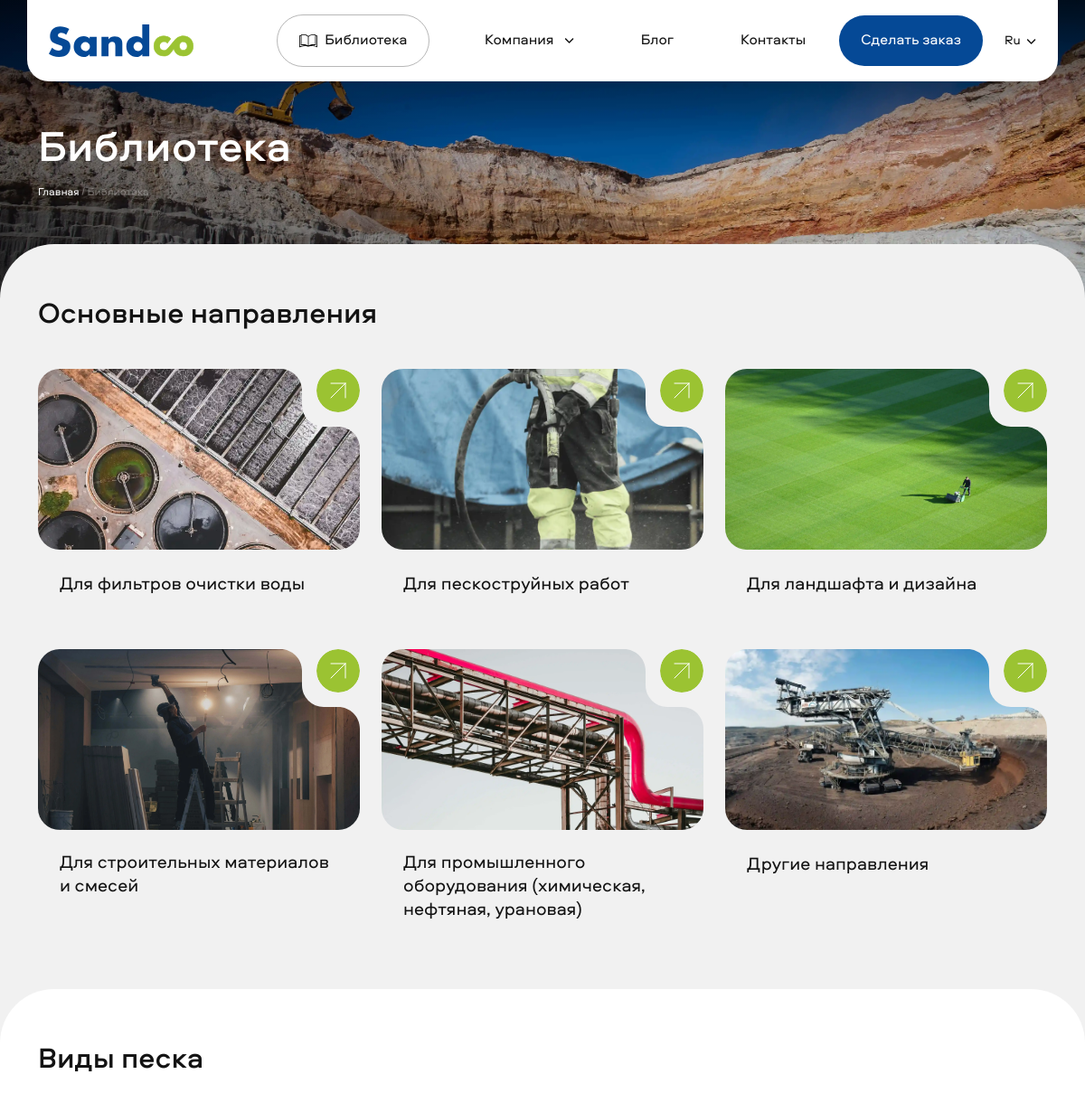
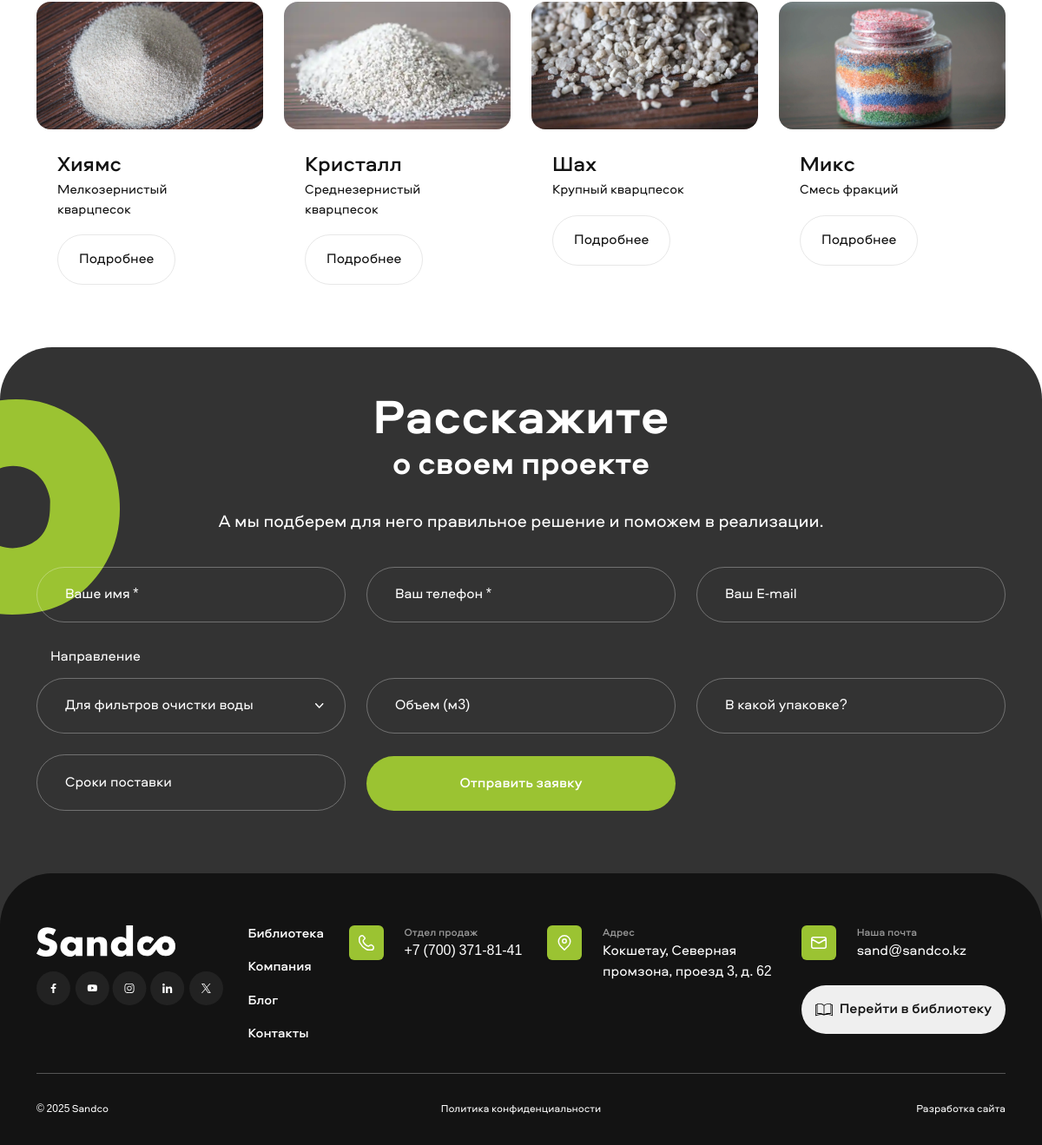
Page /ru/library/ on the committed database (2 pictures, top to bottom).
### catalog/models.py (models this page shows, shortened)
class Category(models.Model):
    class Meta:
        verbose_name = 'Вид'
        verbose_name_plural = 'Виды'
    title = models.CharField(max_length=255, blank=True, verbose_name='Заголовок')
    title_for_url = models.CharField(max_length=255, blank=True, verbose_name='Заголовок для Slug')
    image = models.FileField(upload_to='categories/', blank=True, verbose_name='Фотография')
    image_alt = models.CharField(max_length=255, blank=True, null=True, verbose_name='Фотография ALT')
    image_title = models.CharField(max_length=255, blank=True, null=True, verbose_name='Фотография TITLE')
    text = RichTextUploadingField(blank=True, verbose_name='Текст')
    keywords = models.TextField(blank=True, null=True, verbose_name='Keywords')
    description = models.TextField(blank=True, null=True, verbose_name='Description')
    order = models.IntegerField(max_length=255, blank=True, verbose_name='Порядковый номер', default=0)
    is_published = models.BooleanField(default=True, verbose_name='Опубликована')
    slug = models.SlugField(max_length=255, blank=True, verbose_name='Slug')

class Product(models.Model):
    class Meta:
        verbose_name = 'Продукт'
        verbose_name_plural = 'Продукты'
    category = models.ManyToManyField(Category, related_name='products', verbose_name='Направления')
    title = models.CharField(max_length=255, blank=True, verbose_name='Заголовок')
    title_for_url = models.CharField(max_length=255, blank=True, verbose_name='Заголовок для Slug')
    image = models.FileField(upload_to='products/', blank=True, verbose_name='Картинка')
    image_alt = models.CharField(max_length=255, blank=True, null=True, verbose_name='Картинка ALT')
    image_title = models.CharField(max_length=255, blank=True, null=True, verbose_name='Картинка TITLE')
    type = models.CharField(max_length=255, blank=True, verbose_name='Вид песка')
    fractions = RichTextUploadingField(blank=True, verbose_name='Фракции песка')
    text = RichTextUploadingField(blank=True, verbose_name='Текст')
    keywords = models.TextField(blank=True, null=True, verbose_name='Keywords')
    description = models.TextField(blank=True, null=True, verbose_name='Description')
    order = models.IntegerField(blank=True, default=0, verbose_name='Порядковый номер')
    is_published = models.BooleanField(default=True, verbose_name='Опубликован')
    slug = models.SlugField(max_length=255, blank=True, verbose_name='Slug')

### catalog/views.py (the view)
# urls.py: path("library/", LibraryView.as_view(), name="library"),
class LibraryView(View):
    def get(self, request: HttpRequest) -> HttpResponse:
        keywords = (
            "Фракционированный песок, кварцпесок, песок, песок в Казахстане, кварцпесок в Казахстане, производство "
            "песка, производство кварцпеска")
        description = "Крупнейшее производство фракционированного кварцевого песка в Казахстане"
        context = {
            'products': Product.objects.filter(is_published=True).order_by('order'),
            'keywords': keywords,
            'description': description,
        }
        return render(request, 'library.html', context=context)

### catalog/context_manager.py (called while the page is built)
def context_all(request: HttpRequest) -> HttpResponse:
    categories = Category.objects.filter(is_published=True).order_by('order')
    path_without_lang = request.path.split('/')[2:]
    path_without_lang = '/' + '/'.join(path_without_lang)
    context_all = {
        'categories': categories,
        'path_without_lang': path_without_lang,
    }
    return context_all

### templates/library.html (shortened to what this page needs)
{% extends 'base.html' %}
{% load static %}
{% load i18n %}
{% block content %}
    <main>
        <div class="container-fluid inner_header">
            <div class="container">
                <div class="row">
                    <div class="col">
                        <h1>{% trans 'library' %}</h1>
                        <ul>
                            <li><a href="{% url 'catalog:home' %}">{% trans 'home' %}</a> / </li>
                            <li>{% trans 'library' %}</li>
                        </ul>
                    </div>
                </div>
            </div>
            <picture>
                <img src="{% static 'img/slide.webp' %}" alt="{{ keywords }} - {{ description }}" title="{{ keywords }} - {{ description }}">
            </picture>
        </div>
        <div class="container-fluid inner_block_2">
            <div class="container">
                <div class="row">
                    <div class="col-12">
                        <h2>{% trans 'the_main_direction' %}</h2>
                    </div>
                    {% if categories %}
                        {% for category in categories %}
                            <div class="col-md-6 col-lg-4">
                                <div class="card_2">
                                    <a href="{% url 'catalog:library-details' slug=category.slug %}">
                                        <picture>
                                            <img src="{{ category.image.url }}" alt="{{ category.image_alt }}" title="{{ category.image_title }}">
                                        </picture>
                                    </a>
                                    <a href="{% url 'catalog:library-details' slug=category.slug %}" class="more">
                                        <picture>
                                            <img src="{% static 'img/more_2.svg' %}" alt="">
                                        </picture>
                                    </a>
                                    <div class="card_text">
                                        <a href="{% url 'catalog:library-details' slug=category.slug %}">{{ category.title }}</a>
                                    </div>
                                </div>
                            </div>
                        {% endfor %}
                    {% endif %}
                </div>
            </div>
        </div>
        <div class="container-fluid inner_block_3">
            <div class="container">
                <div class="row">
                    <div class="col-12">
                        <h2>{% trans 'types_of_sand' %}</h2>
                    </div>
                    {% if products %}
                        {% for product in products %}
                            <div class="col-md-6 col-lg-3">
                                <div class="product_card">
                                    <a href="{% url 'catalog:product-details' slug=product.slug %}">
                                        <div class="ratio ratio-16x9">
                                            <div>
                                                <picture>
                                                    <img src="{{ product.image.url }}" alt="{{ product.image_alt }}" title="{{ product.image_title }}">
                                                </picture>
                                            </div>
                                        </div>
                                    </a>
                                    <div>
                                        <a href="{% url 'catalog:product-details' slug=product.slug %}">{{ product.title }}</a>
                                        <p>{{ product.type }}</p>
                                        <button onclick="window.location.href = '{% url 'catalog:product-details' slug=product.slug %}';">{% trans 'more' %}</button>
                                    </div>
                                </div>
                            </div>
                        {% endfor %}
                    {% endif %}
                </div>
            </div>
        </div>
    </main>
{% endblock %}

### static/css/style.css (style rules this page uses)
body { font-family: 'Aeroport-Regular', sans-serif !important; }
select, button, a, input, textarea, img { outline: none !important; box-shadow: none !important; }
h1, h2, h3, h4, h5, h6, b, strong { font-family: 'Aeroport-Medium', sans-serif !important; }
a, button { text-decoration: none !important; transition: .3s all !important; }
img { max-width: 100% !important; border: 0 !important; width: auto !important; height: auto !important; }
.card_2 { position: relative; }
.card_2 picture { display: block; width: 100%; height: 200px; overflow: hidden; border-radius: 1.5rem; }
.card_2 picture img { object-fit: cover !important; width: 100% !important; height: 100% !important; transition: .3s all; }
.card_2 .more { position: absolute; top: 0; right: 0; padding: 0 0 1rem 1rem; border-radius: 0 0 0 1.5rem; background: white; }
.card_2 .more picture { width: auto; height: auto; }
.card_2 .more picture img { object-fit: contain !important; width: auto !important; height: auto; }
.card_2 .more::before { content: ''; width: 1.5rem; height: 1.5rem; background: url(../img/corner_reverse.svg) center no-repeat; position: absolute; top: 0; left: -1.5rem; }
.card_2 .more::after { content: ''; width: 1.5rem; height: 1.5rem; background: url(../img/corner_reverse.svg) center no-repeat; position: absolute; right: 0; bottom: -1.5rem; }
.card_2 .card_text { padding: 1.5rem; font-size: 20px; }
.card_2 .card_text a { color: #131313; display: inline-block; line-height: 130%; }
.inner_header { padding-top: calc(90px + 3rem); position: relative; color: white; }
.inner_header::after { content: ''; width: 100%; height: 3.75rem; position: absolute; left: 0; bottom: 0; background: #f1f1f1; z-index: 9; border-radius: 3.75rem 3.75rem 0 0; }
.inner_header h1 { font-size: 3rem; }
.inner_header ul { list-style: none; margin: 0 0 6.75rem 0; padding: 0; font-size: .75rem; color: rgba(255,255,255,.3); }
.inner_header ul li { display: inline-block; }
.inner_header ul a { color: white; }
.inner_header picture { position: absolute; width: 100%; height: 100%; top: 0; left: 0; z-index: -1; }
.inner_header picture::before { content: ''; width: 100%; height: 100%; position: absolute; top: 0; left: 0; background: rgb(0, 0, 0); background: linear-gradient(0deg, rgba(0, 0, 0, 0) 50%, rgba(0, 0, 0, 1) 100%); opacity: .75; }
.inner_header picture::after { content: ''; width: 100%; height: 100%; position: absolute; top: 0; left: 0; background: rgb(0, 0, 0); background: linear-gradient(198deg, rgba(0, 0, 0, 0) 50%, rgba(0, 0, 0, 1) 100%); opacity: .75; }
.inner_header picture img { object-fit: cover !important; width: 100% !important; height: 100% !important; }
.inner_block_2 { background: #f1f1f1; position: relative; padding-bottom: 6.75rem; }
.inner_block_2 h2 { font-size: 2rem; color: #131313; }
.inner_block_2 .card_2 .more { background: #f1f1f1; }
.inner_block_2 .card_2 .more::before { background: url(../img/corner_reverse_2.svg) center no-repeat; }
.inner_block_2 .card_2 .more::after { background: url(../img/corner_reverse_2.svg) center no-repeat; }
.inner_block_2 .card_2 { margin-top: 2rem; }
.inner_block_2::after { content: ''; width: 100%; height: 3.75rem; position: absolute; left: 0; bottom: 0; background: white; z-index: 9; border-radius: 3.75rem 3.75rem 0 0; }
.inner_block_3 { background: white; padding-bottom: 3rem; }
.inner_block_3 h2 { font-size: 2rem; color: #131313; }
.product_card { margin-top: 2rem; }
.product_card picture { position: absolute; width: 100%; height: 100%; border-radius: 1rem; overflow: hidden; }
.product_card img { object-fit: cover !important; width: 100% !important; height: 100% !important; transition: .3s all; }
.product_card > div { padding: 1.5rem; color: #131313; }
.product_card a { color: #131313; font-size: 1.5rem; font-family: 'Aeroport-Medium'; }
.product_card p { font-size: 15px; }
.product_card button { padding: 1rem 1.5rem 1rem 1.5rem; background: transparent; border: 1px solid rgba(19, 19, 19, .1); color: #131313; border-radius: 3rem; }

### rows in the picture
Category: image (picture), title "Для фильтров очистки воды"
Category: image (picture), title "Для пескоструйных работ"
Category: image (picture), title "Для ландшафта и дизайна"
Category: image (picture), title "Для строительных материалов и смесей"
Category: image (picture), title "Для промышленного оборудования (химическая, нефтяная, урановая)"
Category: image (picture), title "Другие направления"
Product: image (picture), title "Хиямс", type "Мелкозернистый кварцпесок"
Product: image (picture), title "Кристалл", type "Среднезернистый кварцпесок"
Product: image (picture), title "Шах", type "Крупный кварцпесок"
Product: image (picture), title "Микс", type "Смесь фракций"

### other values in the picture
{{ request.LANGUAGE_CODE|title }} "Ru"
form field category "Для фильтров очистки воды"
